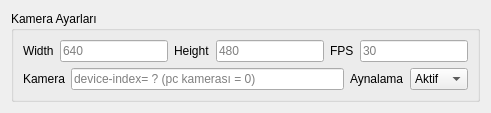
                <widget class="QWidget" name="page_5">
                 <layout class="QHBoxLayout" name="horizontalLayout_4">
                  <item>
                   <widget class="QGroupBox" name="groupBox_4">
                    <property name="title">
                     <string>Kamera Ayarları</string>
                    </property>
                    <layout class="QVBoxLayout" name="verticalLayout_3">
                     <item>
                      <layout class="QHBoxLayout" name="horizontalLayout_11">
                       <item>
                        <widget class="QLabel" name="label_3">
                         <property name="text">
                          <string>Width</string>
                         </property>
                        </widget>
                       </item>
                       <item>
                        <widget class="QLineEdit" name="lineEdit">
                         <property name="placeholderText">
                          <string>640</string>
                         </property>
                        </widget>
                       </item>
                       <item>
                        <widget class="QLabel" name="label_4">
                         <property name="text">
                          <string>Height</string>
                         </property>
                        </widget>
                       </item>
                       <item>
                        <widget class="QLineEdit" name="lineEdit_2">
                         <property name="placeholderText">
                          <string>480</string>
                         </property>
                        </widget>
                       </item>
                       <item>
                        <widget class="QLabel" name="label_5">
                         <property name="text">
                          <string>FPS</string>
                         </property>
                        </widget>
                       </item>
                       <item>
                        <widget class="QLineEdit" name="lineEdit_3">
                         <property name="placeholderText">
                          <string>30</string>
                         </property>
                        </widget>
                       </item>
                      </layout>
                     </item>
                     <item>
                      <layout class="QHBoxLayout" name="horizontalLayout_3">
                       <item>
                        <widget class="QLabel" name="label_14">
                         <property name="text">
                          <string>Kamera</string>
                         </property>
                        </widget>
                       </item>
                       <item>
                        <widget class="QLineEdit" name="lineEdit_11">
                         <property name="placeholderText">
                          <string>device-index= ? (pc kamerası = 0)</string>
                         </property>
                        </widget>
                       </item>
                       <item>
                        <widget class="QLabel" name="label_15">
                         <property name="text">
                          <string>Aynalama</string>
                         </property>
                        </widget>
                       </item>
                       <item>
                        <widget class="QComboBox" name="comboBox_2">
                         <item>
                          <property name="text">
                           <string>Aktif</string>
                          </property>
                         </item>
                         <item>
                          <property name="text">
                           <string>Pasif</string>
                          </property>
                         </item>
                        </widget>
                       </item>
                      </layout>
                     </item>
                    </layout>
                   </widget>
                  </item>
                 </layout>
                </widget>
